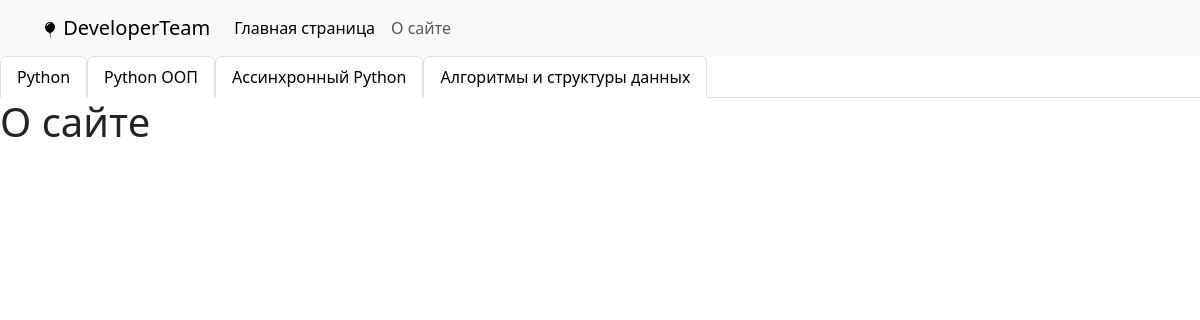
The page /about/ on the database its author committed.
### developer/models.py (models this page shows, shortened)
class Category(models.Model):
    direction = models.CharField(max_length=150)
    slug = models.SlugField(max_length=150, unique=True, db_index=True)
    def get_absolute_url(self):
        return reverse('direction', kwargs={'dir_slug': self.slug})

### developer/views.py (the view)
# urls.py: path('about/', views.about, name='about'),
def about(request):
    data = {
        'title': 'О сайте',
        'menu': menu,
    }
    return render(request, 'developer/about.html', context=data)

### developer/templatetags/developer_tags.py (called while the page is built)
@register.inclusion_tag('developer/list_direction.html')
def get_direction():
    cats = Category.objects.all()
    return {'cats': cats}

### developer/templates/developer/about.html
{% extends 'base.html' %}
{% block content %}
<h1>{{ title }}</h1>
{% endblock %}

### developer/templates/developer/list_direction.html
<ul class="nav nav-tabs">
    {% for cat in cats %}
    <li class="nav-item">
        <a class="nav-link active" aria-current="page" href="{{ cat.get_absolute_url }}">{{ cat.direction }}</a>
    </li>
    {% endfor %}
</ul>

### rows shown on the page
Category: direction "Python"
Category: direction "Python ООП"
Category: direction "Ассинхронный Python"
Category: direction "Алгоритмы и структуры данных"

### other values the page prints
{{ title }} "О сайте"
